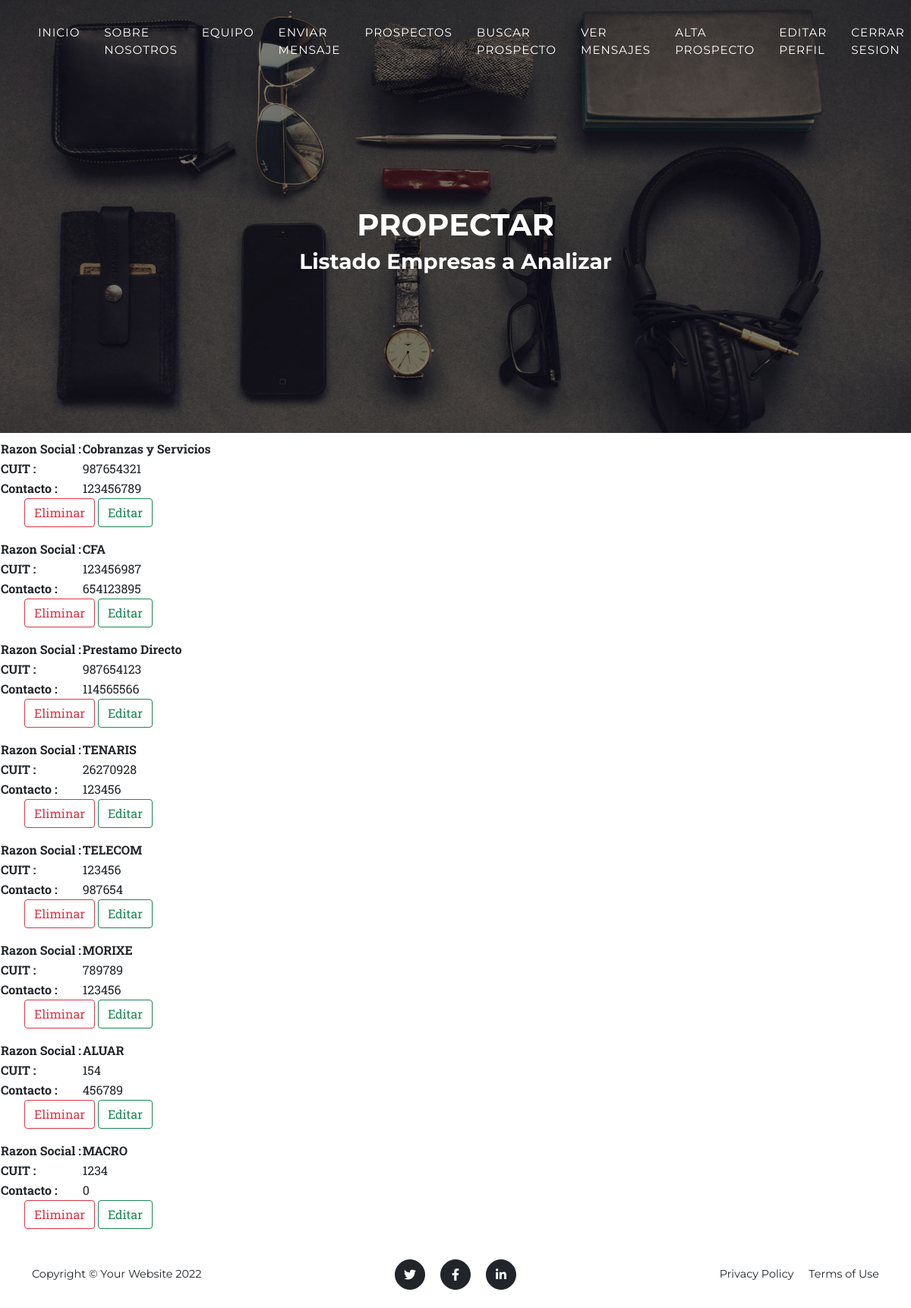
/AppAlta/prospectoMostrar/ (signed in), run on an earlier commit of the app's database.
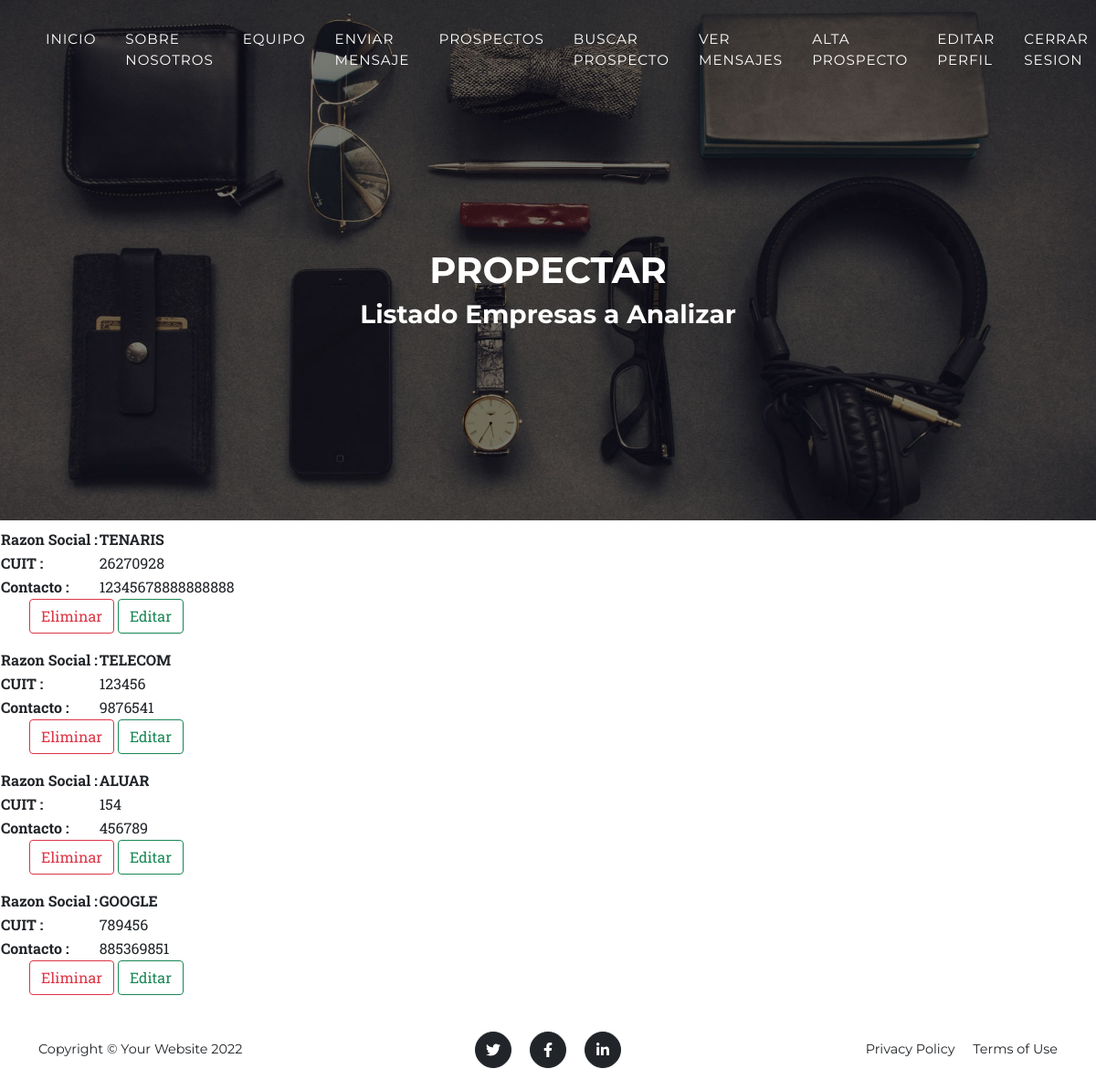
And on a later commit of the database.
### AppAlta/models.py (models this page shows, shortened)
class EmpresaServicio (models.Model):
    empresa = models.CharField(max_length=50)
    cuit = models.IntegerField()
    email = models.EmailField()
    telefono = models.IntegerField()
    direccion = models.CharField(max_length=50)

### AppAlta/views.py (the view)
@login_required
def prospectoMostrar (request):
    prospecto = EmpresaServicio.objects.all()
    return render (request, "prospectos.html", {"prospecto": prospecto})

### AppAlta/templates/prospectos.html (shortened to what this page needs)
{% extends "padre.html" %}
{% load static %}
{% block titulo %}
<h1> PROPECTAR </h1>
<h3> Listado Empresas a Analizar </h3>
{% endblock %}
{% block contenido_que_cambia %}
    {% for empresaServicio in prospecto %}
    <table>
        <tr>
            <td><strong>Razon Social : </strong></td>
                <td>
                    <strong> {{ empresaServicio.empresa }}</strong>
                </td>
        </tr>
        <tr>
            <td><strong>CUIT : </strong></td>
                <td>
                    {{ empresaServicio.cuit }}
                </td>
        </tr>
        <tr>
            <td><strong>Contacto : </strong></td>
                <td>
                    {{ empresaServicio.telefono }}
                </td>
        </tr>
    </table>
    <ul>
        <a class="btn btn-outline-danger" href="{% url 'eliminarProspecto' empresaServicio.id %}">Eliminar</a>
        <a class="btn btn-outline-success" href="{% url 'editarProspecto' empresaServicio.id %}">Editar</a>
    </ul>
    {% endfor %}
{% endblock %}

### AppAlta/templates/padre.html (shortened to what this page needs)
<!DOCTYPE html>
<html lang="en">
    {% load static %}
    <head>
        <link href="{% static 'css/styles.css' %}" rel="stylesheet" />
    </head>
    <body id="page-top">
        <nav class="navbar navbar-expand-lg navbar-dark fixed-top" id="mainNav">
            <div class="container">
                <div class="collapse navbar-collapse" id="navbarResponsive">
                    <ul class="navbar-nav text-uppercase ms-auto py-4 py-lg-0">
                        <li class="nav-item"><a class="nav-link" href="{% url 'inicio' %}">Inicio</a></li>
                        <li class="nav-item"><a class="nav-link" href="{% url 'nosotros' %}">Sobre Nosotros</a></li>
                        <li class="nav-item"><a class="nav-link" href="{% url 'equipo' %}">Equipo</a></li>
                        {% if user.is_authenticated %}
                        <li class="nav-item"><a class="nav-link" href="{% url 'mensajes' %}">Enviar Mensaje</a></li>
                        <li class="nav-item"><a class="nav-link" href="{% url 'prospectoMostrar' %}">Prospectos</a></li>
                        <li class="nav-item"><a class="nav-link" href="{% url 'prospectoBuscar' %}">Buscar Prospecto </a></li>
                        <li class="nav-item"><a class="nav-link" href="{% url 'verMensajes' %}">Ver Mensajes</a></li>
                        <li class="nav-item"><a class="nav-link" href="{% url 'prospectoForm' %}">Alta Prospecto </a></li>
                        <li class="nav-item"><a class="nav-link" href="{% url 'editarPerfil' %}">Editar Perfil </a></li>
                        <li class="nav-item"><a class="nav-link" href="{% url 'logout' %}">Cerrar Sesion</a></li>
                        {% else %}
                        <li class="nav-item"><a class="nav-link" href="{% url 'contactoForm' %}">Contacto</a></li>
                        <li class="nav-item"><a class="nav-link" href="{% url 'login' %}" >Ingreso</a></li>
                        <li class="nav-item"><a class="nav-link" href="{% url 'register' %}">Alta Usuario</a></li>
                        {% endif %}
                    </ul>
                </div>
            </div>
        </nav>
        <header class="masthead">
            <div class="container">
                {% block titulo %}{% endblock %}
            </div>
        </header>
        {% block contenido_que_cambia %}{% endblock %}
        <footer class="footer py-4">
            <div class="container">
                <div class="row align-items-center">
                    <div class="col-lg-4 text-lg-start">Copyright &copy; Your Website 2022</div>
                    <div class="col-lg-4 my-3 my-lg-0">
                        <a class="btn btn-dark btn-social mx-2" href="https://twitter.com/juan_de_nogoya?s=09" aria-label="Twitter"><i class="fab fa-twitter"></i></a>
                        <a class="btn btn-dark btn-social mx-2" href="https://www.facebook.com/profile.php?id=1594930646&mibextid=ZbWKwL" aria-label="Facebook"><i class="fab fa-facebook-f"></i></a>
                        <a class="btn btn-dark btn-social mx-2" href="https://www.linkedin.com/in/juan-fernandez-94a4a41b" aria-label="LinkedIn"><i class="fab fa-linkedin-in"></i></a>
                    </div>
                    <div class="col-lg-4 text-lg-end">
                        <a class="link-dark text-decoration-none me-3" href="#!">Privacy Policy</a>
                        <a class="link-dark text-decoration-none" href="#!">Terms of Use</a>
                    </div>
                </div>
            </div>
        </footer>
    </body>
</html>

What changed in the data, as far as the page shows it:
removed EmpresaServicio: empresa "Cobranzas y Servicios", cuit "987654321", telefono "123456789"
removed EmpresaServicio: empresa "CFA", cuit "123456987", telefono "654123895"
removed EmpresaServicio: empresa "Prestamo Directo", cuit "987654123", telefono "114565566"
removed EmpresaServicio: empresa "MORIXE", cuit "789789", telefono "123456"
removed EmpresaServicio: empresa "MACRO", cuit "1234", telefono "0"
changed EmpresaServicio "TENARIS": telefono "123456" → "12345678888888888"
changed EmpresaServicio "TELECOM": telefono "987654" → "9876541"
added EmpresaServicio: empresa "GOOGLE", cuit "789456", telefono "885369851"
